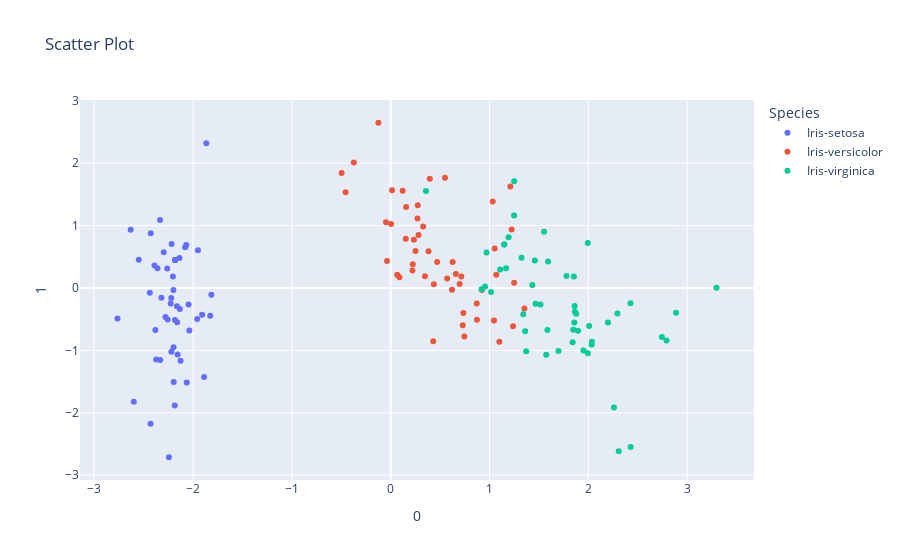

The code cell stored with this chart in its notebook:
### Code cell
fig = scatter_plot_2d_px(iris_data_pca, target_column='Species')
fig.show()
